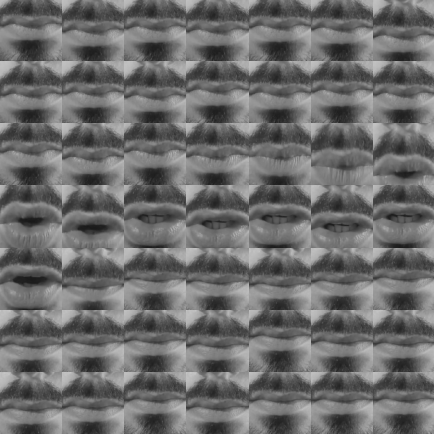
#> input picture codesITA/provacolor3.png, 434 x 434 px
$ jupyter execute provaAverageColor.ipynb
#> lines starting #> are read from the running program, lines starting #| are printed output that depends on the picture; after the words box and inside, x2 and y2 are one past the last pixel; in counts of white or black regions, pixels touching at a corner belong together
[cell 1]
def RGB2HEX(color):
    return "#{:02x}{:02x}{:02x}".format(int(color[0]), int(color[1]), int(color[2]))

[cell 2]
import cv2
def get_image(image_path):
#> called with image_path = 'provacolor3.png'
    image = cv2.imread(image_path)
#> image is the input picture: shape (434, 434, 3); min 24, max 197, mean 107.9
    image = cv2.cvtColor(image, cv2.COLOR_BGR2RGB)
    return image

[cell 3]
image=get_image('provacolor3.png')
modified_image = cv2.resize(image, (600, 400), interpolation = cv2.INTER_AREA)
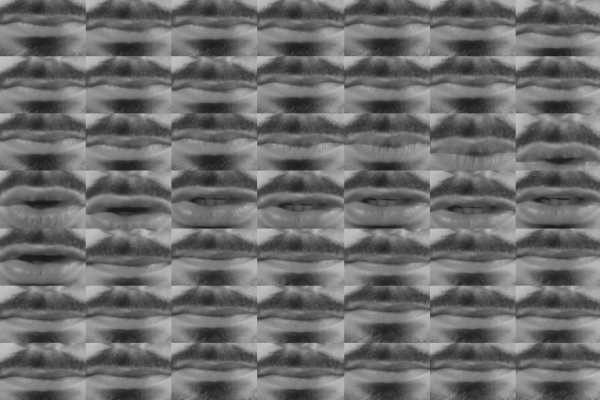
#> modified_image: shape (400, 600, 3); min 25, max 197, mean 107.8
modified_image = modified_image.reshape(modified_image.shape[0]*modified_image.shape[1], 3)

[cell 4]
from sklearn.cluster import KMeans

clf = KMeans(n_clusters = 50)
labels = clf.fit_predict(modified_image)

[cell 5]
import matplotlib.pyplot as plt
from collections import Counter

counts = Counter(labels)
#> counts = 50 items

center_colors = clf.cluster_centers_
# We get ordered colors by iterating through the keys
ordered_colors = [center_colors[i] for i in counts.keys()]
#> ordered_colors = 50 items, first 6: [186.5, 186.5, 186.5], [181.7, 181.7, 181.7], [177.4, 177.4, 177.4], [173.9, 173.9, 173.9], [171, 171, 171], [164.4, 164.4, 164.4]
hex_colors = [RGB2HEX(ordered_colors[i]) for i in counts.keys()]
#> hex_colors = 50 items, first 6: '#363636', '#6e6e6e', '#989898', '#b1b1b1', '#727272', '#606060'
rgb_colors = [ordered_colors[i] for i in counts.keys()]
#> rgb_colors = 50 items, first 6: [54.09, 54.09, 54.09], [111, 111, 111], [153, 153, 153], [177.4, 177.4, 177.4], [114, 114, 114], [96, 96, 96]

plt.figure(figsize = (8, 6))
plt.pie(counts.values(), labels = hex_colors, colors = hex_colors)

rgb_colors
#> Out has the same summary as rgb_colors
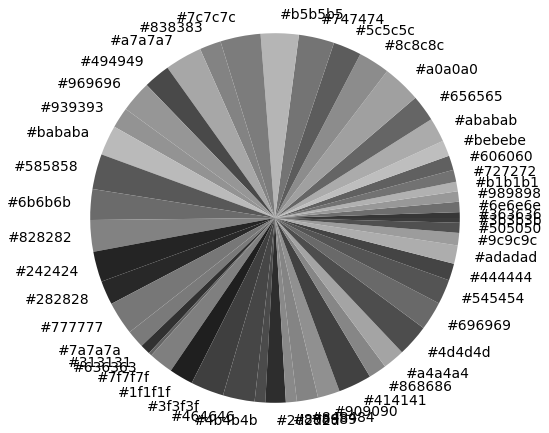
#> figure drawn by matplotlib, 1 panel

[cell 6]
import numpy as np
colorsorted=np.sort(rgb_colors,axis=None)
#> colorsorted = 150 values from 31.12 to 190.4
colorsorted
#> Out = 150 values from 31.12 to 190.4

[cell 7]
import PIL.Image as Image
import numpy as np

im = Image.open('provacolor3.png')
im = im.convert('RGBA')
#> im: PIL image 434x434 RGBA

data = np.array(im)   # "data" is a height x width x 4 numpy array
red, green, blue, alpha = data.T # Temporarily unpack the bands for readability
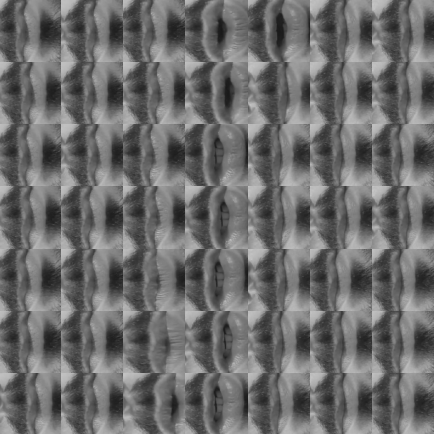
#> red: shape (434, 434); min 24, max 197, mean 107.9
#> alpha: shape (434, 434); every value is 255
i=0
# Replace white with red... (leaves alpha values alone...)
while i < 89:
    print(colorsorted[i])
    print(colorsorted[i+1])
    print(colorsorted[i+2])
    print('ciao')


    white_areas = (red == int(colorsorted[i])) & (blue == int(colorsorted[i + 1])) & (green == int(colorsorted[i + 2]))
    data[..., :-1][white_areas.T] = (255, 0, 0)  # Transpose back needed
    i = i + 2
#> this loop made 45 passes
#> (printed output is left out)
#> pass 1, `white_areas = (red == int(colorsorted[i])) & (blue == int(colorsorted[..`:
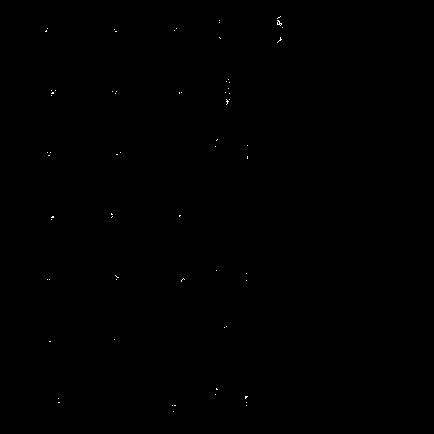
#> white_areas: shape (434, 434) bool; 0.07% white in thin lines or dots, all inside (x1, y1, x2, y2) = (45, 16, 283, 412)
#> after the loop:
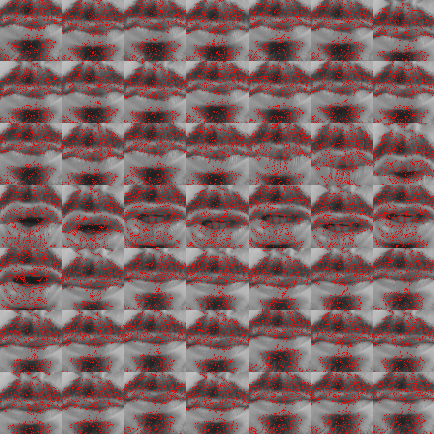
#> data: shape (434, 434, 4); mean R, G, B, A 125.8, 98.1, 98.1, 255
#> after the loop, i = 90

im2 = Image.fromarray(data)
im2.show()

$ run again, with codesITA/provacolore.png copied over codesITA/provacolor3.png
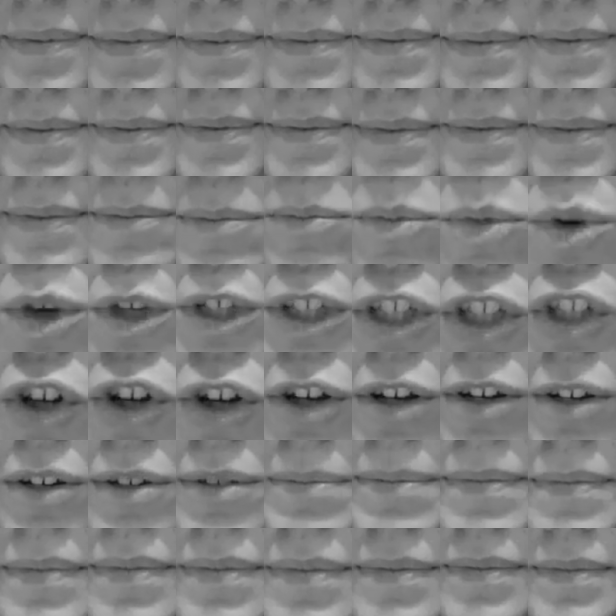
#> input picture codesITA/provacolore.png, 616 x 616 px
#> in get_image, image is the input picture: shape (616, 616, 3); min 12, max 200, mean 126.9
#> counts = 50 items
#> ordered_colors = 50 items, first 6: [122, 122, 122], [123.5, 123.5, 123.5], [125, 125, 125], [126.6, 126.6, 126.6], [116, 116, 116], [106.1, 106.1, 106.1]
#> hex_colors = 50 items, first 6: '#969696', '#757575', '#c1c1c1', '#515151', '#747474', '#868686'
#> rgb_colors = 50 items, first 6: [151, 151, 151], [118, 118, 118], [193, 193, 193], [81.1, 81.1, 81.1], [116, 116, 116], [135, 135, 135]
#> `rgb_colors`: Out has the same summary as rgb_colors
#> `[cell 5] import matplotlib.pyplot as plt from collections import Count..`:
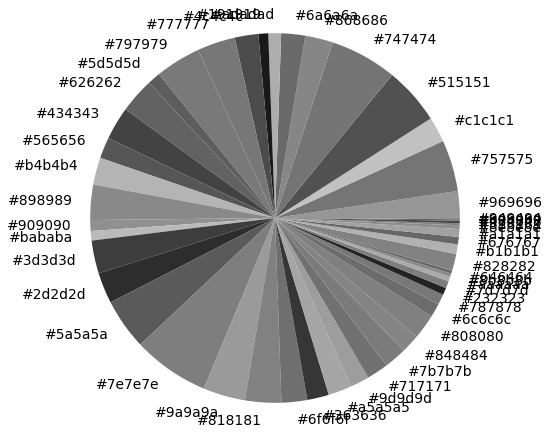
#> figure drawn by matplotlib, 1 panel
#> colorsorted = 150 values from 25.27 to 193
#> alpha: shape (616, 616); every value is 255
#> the loop `while i < 89:` made 45 passes
#> (printed output is left out)
#> after the loop `while i < 89:`:
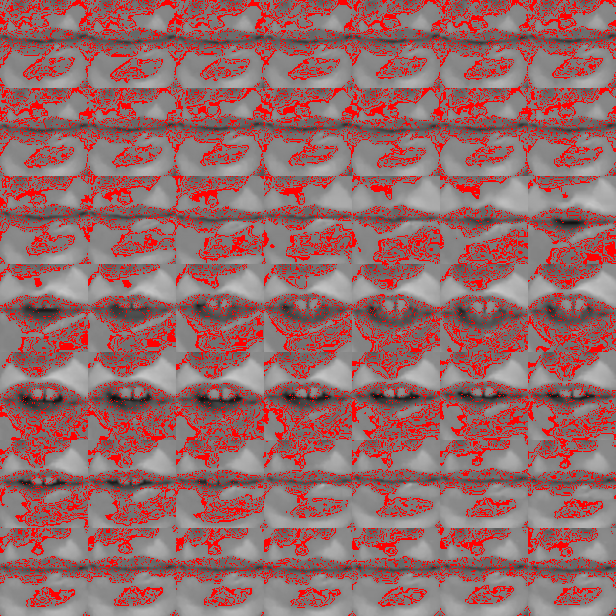
#> data: shape (616, 616, 4); mean R, G, B, A 151.4, 105.4, 105.4, 255
#> after the loop `while i < 89:`: i = 90
